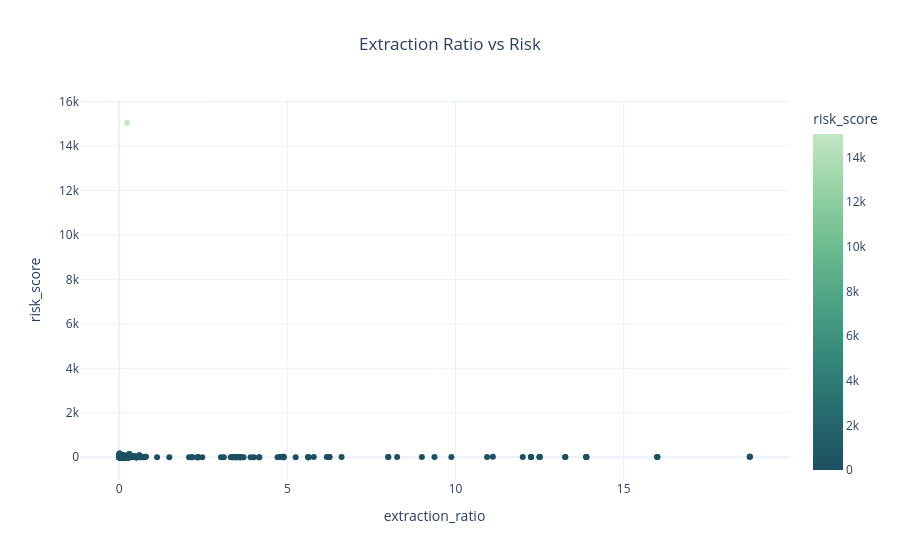

Notebook source saved alongside this figure:
### Markdown cell above
### 6 Extraction Ratio vs Risk Score
- 🔍 Description

This scatter plot visualizes the relationship between extraction ratio and risk score across different districts. Each point represents a district, and the color intensity reflects the risk level.

### Code cell
fig4 = px.scatter(
    df,
    x='extraction_ratio',
    y='risk_score',
    color='risk_score',
    hover_name='district',
    title='Extraction Ratio vs Risk',
    color_continuous_scale=px.colors.sequential.Blugrn_r
)

fig4.update_layout(template='plotly_white', title_x=0.5)
fig4.show()

### Figure 1 — Plotly figure (JSON) as saved in the notebook; plotly's stock layout.template omitted (floating-point values rounded to 4 significant figures; data arrays with more than 128 entries replaced by an {"elided": "..."} marker saying what was removed)
{"data": [{"hovertemplate": "<b>%{hovertext}</b><br><br>extraction_ratio=%{x}<br>risk_score=%{marker.color}<extra></extra>", "hovertext": {"elided": "758 str values"}, "legendgroup": "", "marker": {"color": {"elided": "758 float values"}, "coloraxis": "coloraxis", "symbol": "circle"}, "mode": "markers", "name": "", "orientation": "v", "showlegend": false, "type": "scatter", "x": {"elided": "758 float values"}, "xaxis": "x", "y": {"elided": "758 float values"}, "yaxis": "y"}], "layout": {"coloraxis": {"colorbar": {"title": {"text": "risk_score"}}, "colorscale": [[0, "rgb(29, 79, 96)"], [0.1667, "rgb(38, 107, 110)"], [0.3333, "rgb(54, 135, 122)"], [0.5, "rgb(77, 162, 132)"], [0.6667, "rgb(109, 188, 144)"], [0.8333, "rgb(150, 210, 164)"], [1, "rgb(196, 230, 195)"]]}, "legend": {"tracegroupgap": 0}, "title": {"text": "Extraction Ratio vs Risk", "x": 0.5}, "xaxis": {"anchor": "y", "domain": [0, 1], "title": {"text": "extraction_ratio"}}, "yaxis": {"anchor": "x", "domain": [0, 1], "title": {"text": "risk_score"}}}}
